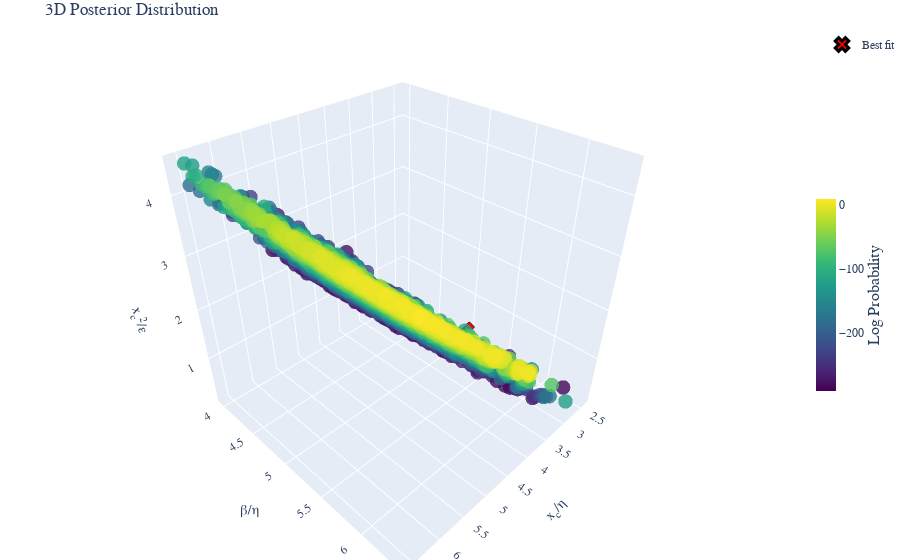

Notebook code for this chart:
### Code cell
fig =post.plot_posterior3D_interactive([0,1,2],labels=labels_trans, truths=np.log(truths_trans),truth_label="Best fit" )
# Save the figure using matplotlib's savefig instead of plotly's write_image
fig.show()
if SAVE_PRODUCTS:
    # Save the figure as HTML
    html_file_name = config_name+test_str+'_3D_plot'
    if subfolder is not None:
        html_file_name = os.path.join(subfolder, html_file_name)
    html_path = os.path.join(Products_folder, 'html_3d_plots', f'{html_file_name}.html')
    # Create directory if it doesn't exist
    os.makedirs(os.path.dirname(html_path), exist_ok=True)
    fig.write_html(html_path)

### Figure 1 — Plotly figure (JSON) as saved in the notebook; plotly's stock layout.template omitted (floating-point values rounded to 4 significant figures; data arrays with more than 128 entries replaced by an {"elided": "..."} marker saying what was removed)
{"data": [{"marker": {"color": {"elided": "5098 float values"}, "colorbar": {"len": 0.4, "thickness": 20, "title": {"font": {"size": 16}, "side": "right", "text": "Log Probability"}, "x": 1.0, "y": 0.5}, "colorscale": [[0.0, "#440154"], [0.1111, "#482878"], [0.2222, "#3e4989"], [0.3333, "#31688e"], [0.4444, "#26828e"], [0.5556, "#1f9e89"], [0.6667, "#35b779"], [0.7778, "#6ece58"], [0.8889, "#b5de2b"], [1.0, "#fde725"]], "opacity": 0.8, "size": 5}, "mode": "markers", "name": "Posterior", "scene": "scene", "showlegend": false, "type": "scatter3d", "x": {"elided": "5098 float values"}, "y": {"elided": "5098 float values"}, "z": {"elided": "5098 float values"}}, {"marker": {"color": "red", "line": {"color": "black", "width": 3}, "size": 12, "symbol": "x"}, "mode": "markers", "name": "Best fit", "scene": "scene", "showlegend": true, "type": "scatter3d", "x": [3.218], "y": [5.229], "z": [0.7233]}], "layout": {"font": {"family": "Computer Modern"}, "margin": {"b": 0, "l": 0, "r": 0, "t": 30}, "scene": {"aspectmode": "cube", "xaxis": {"exponentformat": "e", "showexponent": "all", "title": {"font": {"size": 14}, "text": "x<sub>c</sub>/η"}}, "yaxis": {"exponentformat": "e", "showexponent": "all", "title": {"font": {"size": 14}, "text": "β/η"}}, "zaxis": {"exponentformat": "e", "showexponent": "all", "title": {"font": {"size": 14}, "text": "x<sub>c</sub><sup>2</sup>/ε"}}}, "title": {"text": "3D Posterior Distribution"}}}
